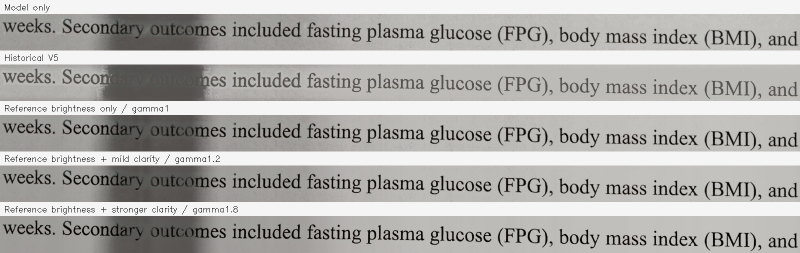
#> input picture evaluation/adaptive_prepost_frozen_v1_20261020/evidence/crops/089.png, 1600 x 505 px, given as the content of the folder tive_prepost_frozen_v1_20261020/evidence/crops/structure/val, which was not available (shown at 1/2 size)
$ python select_real_finetune_v2_structure_samples.py --root ../evaluation/adaptive_prepost_frozen_v1_20261020/evidence/crops --out out.png
#> lines starting #> are read from the running program, lines starting #| are printed output that depends on the picture; after the words box and inside, x2 and y2 are one past the last pixel; in counts of white or black regions, pixels touching at a corner belong together; long printed decimals are rounded
"""Select diverse text-structure-mask samples and render an LQ/GT/mask sheet."""

import argparse
import json
import shutil
from pathlib import Path

import cv2
import numpy as np


def metrics(mask_path: Path):
    gray = cv2.imread(str(mask_path), cv2.IMREAD_GRAYSCALE)
    if gray is None:
        raise RuntimeError(f"Cannot read {mask_path}")
    fg = (gray > 127).astype(np.uint8)
    edge = cv2.Canny(fg * 255, 50, 150) > 0
    contours, _ = cv2.findContours(fg, cv2.RETR_EXTERNAL, cv2.CHAIN_APPROX_NONE)
    nontrivial = [c for c in contours if cv2.contourArea(c) >= 2]
    return {
        "foreground_fraction": float(fg.mean()),
        "edge_fraction": float(edge.mean()),
        "components": len(nontrivial),
        "height": int(gray.shape[0]),
        "width": int(gray.shape[1]),
    }


def pick_diverse(items, count):
    # Use three foreground-density bands so the sheet does not contain only bold text.
    items = sorted(items, key=lambda x: (x["edge_fraction"], x["components"]), reverse=True)
    bands = [
        [x for x in items if x["foreground_fraction"] < 0.12],
        [x for x in items if 0.12 <= x["foreground_fraction"] < 0.24],
        [x for x in items if x["foreground_fraction"] >= 0.24],
    ]
    chosen, seen = [], set()
    targets = [count // 3, count // 3, count - 2 * (count // 3)]
    for band, target in zip(bands, targets):
        for item in band[:target]:
            chosen.append(item)
            seen.add(item["stem"])
    for item in items:
        if len(chosen) >= count:
            break
        if item["stem"] not in seen:
            chosen.append(item)
            seen.add(item["stem"])
    return chosen


def load_panel(path: Path, width, height):
    image = cv2.imread(str(path), cv2.IMREAD_COLOR)
    if image is None:
        raise RuntimeError(f"Cannot read {path}")
    scale = min(width / image.shape[1], height / image.shape[0])
    resized = cv2.resize(image, (max(1, round(image.shape[1] * scale)), max(1, round(image.shape[0] * scale))), interpolation=cv2.INTER_AREA)
    panel = np.full((height, width, 3), 245, dtype=np.uint8)
    y = (height - resized.shape[0]) // 2
    x = (width - resized.shape[1]) // 2
    panel[y:y + resized.shape[0], x:x + resized.shape[1]] = resized
    return panel


def main():
    parser = argparse.ArgumentParser()
    parser.add_argument("--root", type=Path, required=True)
    parser.add_argument("--split", default="val", choices=["train", "val"])
    parser.add_argument("--count", type=int, default=12)
    parser.add_argument("--max-resized-width", type=int, default=480)
    parser.add_argument("--out", type=Path, required=True)
    args = parser.parse_args()

    structure_dir = args.root / "structure" / args.split
    lq_dir, gt_dir = args.root / "lq" / args.split, args.root / "gt" / args.split
    candidates = []
    for mask in sorted(structure_dir.glob("*.png")):
        if not (lq_dir / mask.name).is_file() or not (gt_dir / mask.name).is_file():
            continue
        item = metrics(mask)
#> in metrics, `fg = (gray > 127).astype(np.uint8)`:
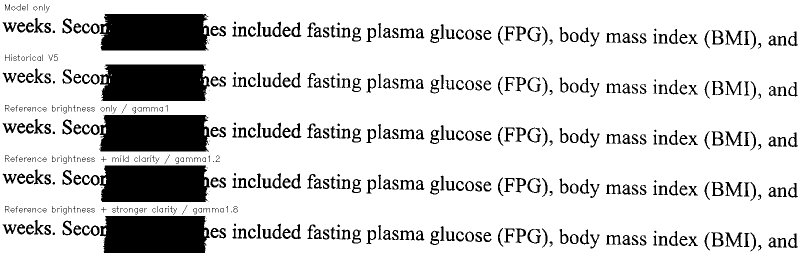
#> fg: shape (505, 1600) (shown at 1/2 size); values 0 (black) and 1 (white), 83.4% white; 525 black regions (96 under 20 px), largest, box (x1, y1, x2, y2) and area: (199, 230, 420, 303) 15220, (199, 331, 420, 404) 15088, (199, 28, 420, 101) 15066
#> in metrics, `edge = cv2.Canny(fg * 255, 50, 150) > 0`:
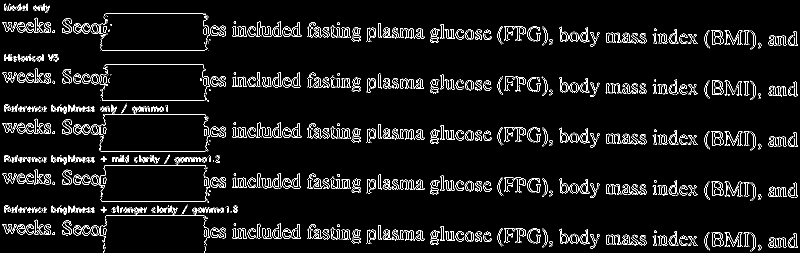
#> edge: shape (505, 1600) bool (shown at 1/2 size); 5.3% white in thin lines or dots
#> in metrics, `contours, _ = cv2.findContours(fg, cv2.RETR_EXTERNAL, cv2.CHAIN_APPROX..`: contours = 5 contours, 2 with area under 20; largest, box (x1, y1, x2, y2) and area: (0, 0, 1600, 505) 790850, (207, 456, 213, 469) 48, (408, 460, 413, 473) 42
#> in metrics, `nontrivial = [c for c in contours if cv2.contourArea(c) >= 2]`: nontrivial = 3 contours; box (x1, y1, x2, y2) and area: (0, 0, 1600, 505) 790850, (207, 456, 213, 469) 48, (408, 460, 413, 473) 42
#> item = {'foreground_fraction': 0.834, 'edge_fraction': 0.0526, 'components': 3, 'height': 505, 'width': 1600}
        resized_width = max(2, int(round(item["width"] * 96 / item["height"])))
#> resized_width = 304
        resized_width += resized_width % 2
        if resized_width > args.max_resized_width:
            continue
        item["stem"] = mask.stem
        item["resized_width"] = resized_width
        candidates.append(item)
    selected = pick_diverse(candidates, args.count)
#> in pick_diverse, `items = sorted(items, key=lambda x: (x["edge_fraction"], x["components..`: items = 1 item
#> the loop in pick_diverse, `for band, target in zip(bands, targets):` made 3 passes
#> the loop in pick_diverse, `for item in items:` made 1 pass
#> selected = 1 item
    args.out.mkdir(parents=True, exist_ok=True)
    selected_dir = args.out / "selected"
    selected_dir.mkdir(exist_ok=True)

    panel_w, panel_h, header_h = 380, 96, 25
    sheet = np.full((len(selected) * (panel_h + header_h), panel_w * 3, 3), 255, dtype=np.uint8)
#> sheet: shape (121, 1140, 3); every value is 255
    labels = [("LQ", lq_dir), ("GT", gt_dir), ("MASK", structure_dir)]
    for row, item in enumerate(selected):
        y0 = row * (panel_h + header_h)
#> y0 = 0
        label = f"{item['stem']}  fg={item['foreground_fraction']:.3f} edge={item['edge_fraction']:.3f} cc={item['components']}"
#> label = '089  fg=0.834 edge=0.053 cc=3'
        cv2.putText(sheet, label, (5, y0 + 18), cv2.FONT_HERSHEY_SIMPLEX, 0.48, (0, 0, 0), 1, cv2.LINE_AA)
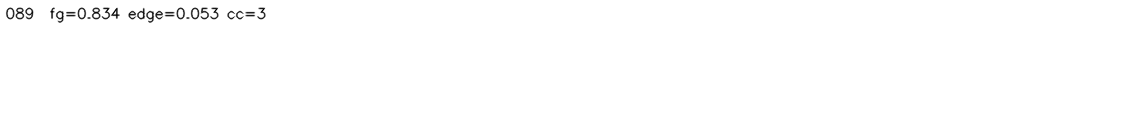
#> sheet: shape (121, 1140, 3); min 4, max 255, mean 253.7
        for col, (name, directory) in enumerate(labels):
            source = directory / f"{item['stem']}.png"
            panel = load_panel(source, panel_w, panel_h)
#> in load_panel, image is the input picture: shape (505, 1600, 3); mean B, G, R 175.9, 178.4, 179.6
#> in load_panel, `resized = cv2.resize(image, (max(1, round(image.shape[1] * scale)), ma..`:
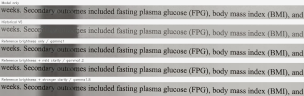
#> resized: shape (96, 304, 3); mean B, G, R 175.9, 178.4, 179.6
            cv2.putText(panel, name, (6, 18), cv2.FONT_HERSHEY_SIMPLEX, 0.55, (0, 0, 255), 1, cv2.LINE_AA)
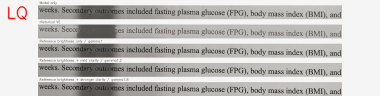
#> panel: shape (96, 380, 3); mean B, G, R 189.3, 191.2, 192.7
            x0 = col * panel_w
            sheet[y0 + header_h:y0 + header_h + panel_h, x0:x0 + panel_w] = panel
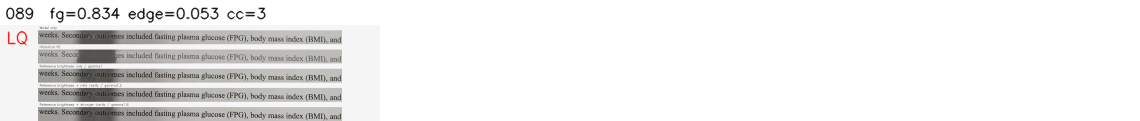
#> sheet: shape (121, 1140, 3); mean of channels 0, 1, 2 236.3, 236.8, 237.2; drawn as B, G, R
            shutil.copy2(source, selected_dir / f"{item['stem']}_{name.lower()}.png")
    cv2.imwrite(str(args.out / "contact_sheet.png"), sheet)
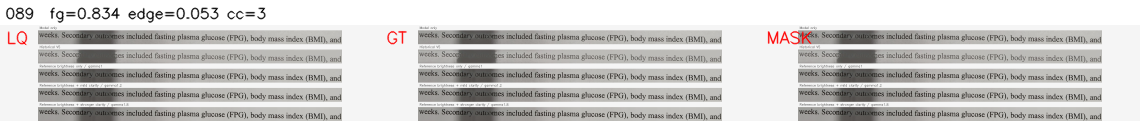
#> saved as contact_sheet.png: shape (121, 1140, 3); mean B, G, R 201.4, 202.9, 204.3
    (args.out / "selection.json").write_text(json.dumps(selected, ensure_ascii=False, indent=2), encoding="utf-8")
    print(json.dumps(selected, ensure_ascii=False, indent=2))
#| [
#|   {
#|     "foreground_fraction": 0.8342,
#|     "edge_fraction": 0.0526,
#|     "components": 3,
#|     "height": 505,
#|     "width": 1600,
#|     "stem": "089",
#|     "resized_width": 304
#|   }
#| ]


if __name__ == "__main__":
    main()

$ run again, on evaluation/adaptive_prepost_frozen_v1_20261020/evidence/crops/093.png
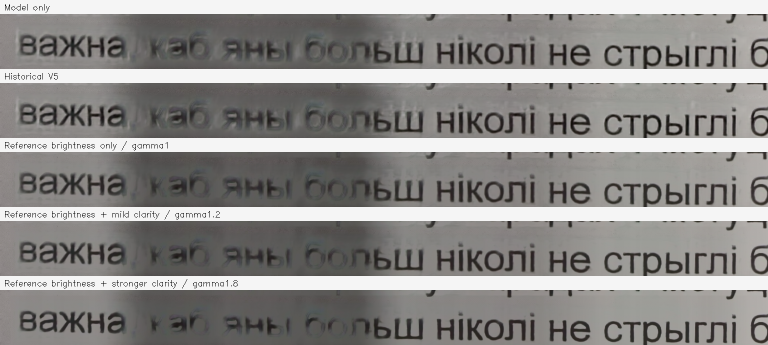
#> input picture evaluation/adaptive_prepost_frozen_v1_20261020/evidence/crops/093.png, 1536 x 690 px, given as the content of the folder tive_prepost_frozen_v1_20261020/evidence/crops/structure/val, which was not available (shown at 1/2 size)
#> in metrics, `fg = (gray > 127).astype(np.uint8)`:
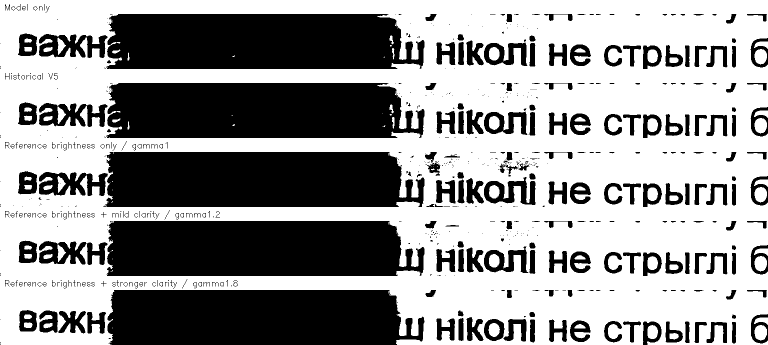
#> fg: shape (690, 1536) (shown at 1/2 size); values 0 (black) and 1 (white), 59.9% white; 650 black regions (378 under 20 px), largest, box (x1, y1, x2, y2) and area: (206, 304, 849, 414) 65207, (213, 442, 849, 552) 64899, (215, 580, 849, 690) 64238
#> edge: shape (690, 1536) bool; 3.9% white in thin lines or dots
#> contours = 15 contours, 3 with area under 20; largest, box (x1, y1, x2, y2) and area: (0, 0, 1536, 690) 982559, (1509, 650, 1534, 681) 579, (1509, 236, 1534, 267) 573, (1509, 512, 1534, 543) 572, (1509, 98, 1534, 129) 570
#> nontrivial = 12 contours; largest, box (x1, y1, x2, y2) and area: (0, 0, 1536, 690) 982559, (1509, 650, 1534, 681) 579, (1509, 236, 1534, 267) 573, (1509, 512, 1534, 543) 572, (1509, 98, 1534, 129) 570
#> in main, `item = metrics(mask)`: item = {'foreground_fraction': 0.599, 'edge_fraction': 0.0394, 'components': 12, 'height': 690, 'width': 1536}
#> resized_width = 214
#> items = 1 item
#> the loop in pick_diverse, `for band, target in zip(bands, targets):` made 3 passes
#> the loop in pick_diverse, `for item in items:` made 1 pass
#> y0 = 0
#> label = '093  fg=0.599 edge=0.039 cc=12'
#> in load_panel, image is the input picture: shape (690, 1536, 3); mean B, G, R 138.6, 140.5, 142.3
#> in main, `cv2.imwrite(str(args.out / "contact_sheet.png"), sheet)`:
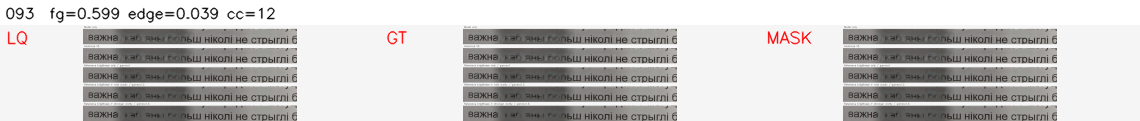
#> saved as contact_sheet.png: shape (121, 1140, 3); mean B, G, R 197.6, 198.5, 199.9
#| [
#|   {
#|     "foreground_fraction": 0.5985,
#|     "edge_fraction": 0.03937,
#|     "components": 12,
#|     "height": 690,
#> (further printed lines are left out)
